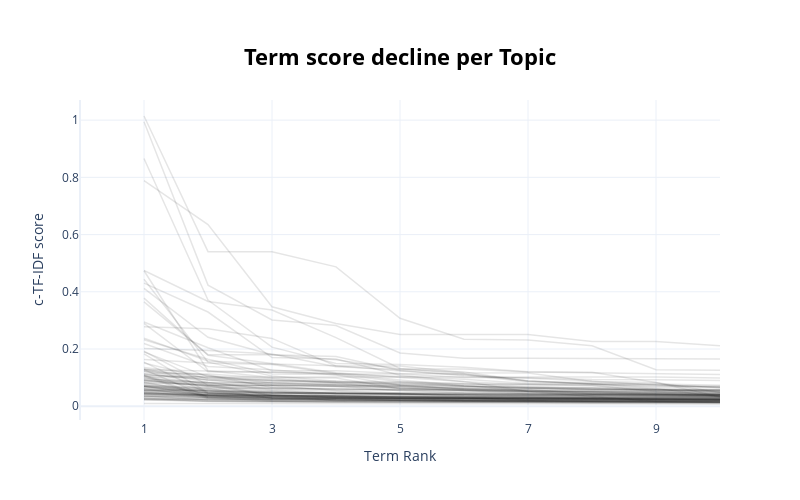

Notebook code cell kept with this figure:
### Code cell
# Visualize term rank decrease
topic_model.visualize_term_rank()

### Figure 1 — Plotly figure (JSON) as saved in the notebook; plotly's stock layout.template omitted (floating-point values rounded to 4 significant figures)
{"data": [{"hovertext": "<b>Topic -1</b>:the_and_to_it_is_this_in_for_my_ar", "line": {"color": "black", "width": 1.5}, "mode": "lines+lines", "name": "", "opacity": 0.1, "type": "scatter", "x": [1, 2, 3, 4, 5, 6, 7, 8, 9, 10], "y": [0.009557, 0.009355, 0.009284, 0.008697, 0.008096, 0.008073, 0.007914, 0.00784, 0.007837, 0.00773]}, {"hovertext": "<b>Topic 0</b>:slippers_feet_these_they_are_them_w", "line": {"color": "black", "width": 1.5}, "mode": "lines+lines", "name": "", "opacity": 0.1, "type": "scatter", "x": [1, 2, 3, 4, 5, 6, 7, 8, 9, 10], "y": [0.02378, 0.01761, 0.01612, 0.01558, 0.01537, 0.01414, 0.0134, 0.01017, 0.009927, 0.009897]}, {"hovertext": "<b>Topic 1</b>:rain_jacket_it_dry_hood_pocket_ligh", "line": {"color": "black", "width": 1.5}, "mode": "lines+lines", "name": "", "opacity": 0.1, "type": "scatter", "x": [1, 2, 3, 4, 5, 6, 7, 8, 9, 10], "y": [0.0362, 0.02078, 0.01753, 0.01398, 0.01322, 0.01281, 0.01281, 0.0124, 0.01182, 0.01174]}, {"hovertext": "<b>Topic 2</b>:medium_large_ordered_small_room_arm", "line": {"color": "black", "width": 1.5}, "mode": "lines+lines", "name": "", "opacity": 0.1, "type": "scatter", "x": [1, 2, 3, 4, 5, 6, 7, 8, 9, 10], "y": [0.03532, 0.03157, 0.01766, 0.01686, 0.01668, 0.01573, 0.01566, 0.01541, 0.01403, 0.01391]}, {"hovertext": "<b>Topic 3</b>:thanks_excellent_title_woo_ok_good_", "line": {"color": "black", "width": 1.5}, "mode": "lines+lines", "name": "", "opacity": 0.1, "type": "scatter", "x": [1, 2, 3, 4, 5, 6, 7, 8, 9, 10], "y": [0.2943, 0.2042, 0.1243, 0.1243, 0.1146, 0.1122, 0.08855, 0.07869, 0.06667, 0.06658]}, {"hovertext": "<b>Topic 4</b>:warm_comfortable_pull_very_casual_a", "line": {"color": "black", "width": 1.5}, "mode": "lines+lines", "name": "", "opacity": 0.1, "type": "scatter", "x": [1, 2, 3, 4, 5, 6, 7, 8, 9, 10], "y": [0.06042, 0.03332, 0.02615, 0.02608, 0.02007, 0.01805, 0.01793, 0.01732, 0.01709, 0.01694]}, {"hovertext": "<b>Topic 5</b>:fits_fit_great_perfect_he_good_him_", "line": {"color": "black", "width": 1.5}, "mode": "lines+lines", "name": "", "opacity": 0.1, "type": "scatter", "x": [1, 2, 3, 4, 5, 6, 7, 8, 9, 10], "y": [0.0675, 0.04634, 0.04078, 0.03158, 0.02824, 0.02611, 0.02576, 0.02536, 0.02521, 0.02481]}, {"hovertext": "<b>Topic 6</b>:shoes_pair_these_their_years_they_l", "line": {"color": "black", "width": 1.5}, "mode": "lines+lines", "name": "", "opacity": 0.1, "type": "scatter", "x": [1, 2, 3, 4, 5, 6, 7, 8, 9, 10], "y": [0.02814, 0.01664, 0.0153, 0.01483, 0.01448, 0.01444, 0.0143, 0.01409, 0.01318, 0.01288]}, {"hovertext": "<b>Topic 7</b>:shoes_shoe_pair_hype_musthave_styli", "line": {"color": "black", "width": 1.5}, "mode": "lines+lines", "name": "", "opacity": 0.1, "type": "scatter", "x": [1, 2, 3, 4, 5, 6, 7, 8, 9, 10], "y": [0.04365, 0.03956, 0.03686, 0.01991, 0.01991, 0.01759, 0.01748, 0.01736, 0.01732, 0.01706]}, {"hovertext": "<b>Topic 8</b>:talla_que_de_la_es_en_pero_el_una_l", "line": {"color": "black", "width": 1.5}, "mode": "lines+lines", "name": "", "opacity": 0.1, "type": "scatter", "x": [1, 2, 3, 4, 5, 6, 7, 8, 9, 10], "y": [0.0849, 0.07211, 0.07206, 0.06948, 0.05405, 0.05254, 0.05132, 0.05021, 0.04934, 0.04306]}, {"hovertext": "<b>Topic 9</b>:jacket_fits_quality_shrinks_suprise", "line": {"color": "black", "width": 1.5}, "mode": "lines+lines", "name": "", "opacity": 0.1, "type": "scatter", "x": [1, 2, 3, 4, 5, 6, 7, 8, 9, 10], "y": [0.06205, 0.03726, 0.02663, 0.02558, 0.02558, 0.02558, 0.02558, 0.02558, 0.0226, 0.0226]}, {"hovertext": "<b>Topic 10</b>:il_molto_di_non_per_con_che_anche_", "line": {"color": "black", "width": 1.5}, "mode": "lines+lines", "name": "", "opacity": 0.1, "type": "scatter", "x": [1, 2, 3, 4, 5, 6, 7, 8, 9, 10], "y": [0.09705, 0.08287, 0.08195, 0.07519, 0.06565, 0.05496, 0.05203, 0.05203, 0.0486, 0.04294]}, {"hovertext": "<b>Topic 11</b>:face_north_fan_quality_worth_its_e", "line": {"color": "black", "width": 1.5}, "mode": "lines+lines", "name": "", "opacity": 0.1, "type": "scatter", "x": [1, 2, 3, 4, 5, 6, 7, 8, 9, 10], "y": [0.05618, 0.05579, 0.02731, 0.02609, 0.02332, 0.02267, 0.02209, 0.02086, 0.02021, 0.01981]}, {"hovertext": "<b>Topic 12</b>:gift_christmas_loves_he_member_hus", "line": {"color": "black", "width": 1.5}, "mode": "lines+lines", "name": "", "opacity": 0.1, "type": "scatter", "x": [1, 2, 3, 4, 5, 6, 7, 8, 9, 10], "y": [0.1901, 0.1026, 0.09396, 0.08073, 0.06227, 0.05813, 0.04902, 0.04768, 0.04628, 0.04218]}, {"hovertext": "<b>Topic 13</b>:waterproof_wet_shoes_are_these_soa", "line": {"color": "black", "width": 1.5}, "mode": "lines+lines", "name": "", "opacity": 0.1, "type": "scatter", "x": [1, 2, 3, 4, 5, 6, 7, 8, 9, 10], "y": [0.0421, 0.02926, 0.02902, 0.02018, 0.01916, 0.01702, 0.01641, 0.01588, 0.01453, 0.0135]}, {"hovertext": "<b>Topic 14</b>:booties_4s_are_soles_they_grey_the", "line": {"color": "black", "width": 1.5}, "mode": "lines+lines", "name": "", "opacity": 0.1, "type": "scatter", "x": [1, 2, 3, 4, 5, 6, 7, 8, 9, 10], "y": [0.0213, 0.01712, 0.01587, 0.01458, 0.01453, 0.01395, 0.01362, 0.01335, 0.01324, 0.01315]}, {"hovertext": "<b>Topic 15</b>:flip_flops_pair_toe_flop_flipflops", "line": {"color": "black", "width": 1.5}, "mode": "lines+lines", "name": "", "opacity": 0.1, "type": "scatter", "x": [1, 2, 3, 4, 5, 6, 7, 8, 9, 10], "y": [0.07179, 0.06253, 0.02769, 0.02718, 0.02613, 0.02138, 0.02063, 0.02034, 0.01793, 0.01781]}, {"hovertext": "<b>Topic 16</b>:hiking_boots_miles_boot_trails_the", "line": {"color": "black", "width": 1.5}, "mode": "lines+lines", "name": "", "opacity": 0.1, "type": "scatter", "x": [1, 2, 3, 4, 5, 6, 7, 8, 9, 10], "y": [0.05653, 0.03933, 0.03013, 0.02547, 0.02172, 0.02116, 0.01914, 0.01848, 0.01846, 0.01791]}, {"hovertext": "<b>Topic 17</b>:product_great_reccomend_seller_tha", "line": {"color": "black", "width": 1.5}, "mode": "lines+lines", "name": "", "opacity": 0.1, "type": "scatter", "x": [1, 2, 3, 4, 5, 6, 7, 8, 9, 10], "y": [0.4736, 0.1242, 0.1005, 0.09877, 0.06073, 0.05917, 0.05574, 0.05038, 0.04547, 0.04476]}, {"hovertext": "<b>Topic 18</b>:muy_calidad_precio_cmodas_buena_ex", "line": {"color": "black", "width": 1.5}, "mode": "lines+lines", "name": "", "opacity": 0.1, "type": "scatter", "x": [1, 2, 3, 4, 5, 6, 7, 8, 9, 10], "y": [0.2019, 0.1948, 0.1824, 0.1377, 0.1286, 0.12, 0.08723, 0.07938, 0.07021, 0.07021]}, {"hovertext": "<b>Topic 19</b>:10_size_11_ordered_12_snug_up_fit_", "line": {"color": "black", "width": 1.5}, "mode": "lines+lines", "name": "", "opacity": 0.1, "type": "scatter", "x": [1, 2, 3, 4, 5, 6, 7, 8, 9, 10], "y": [0.0489, 0.04143, 0.03845, 0.0299, 0.02727, 0.02035, 0.01927, 0.01518, 0.01448, 0.01318]}, {"hovertext": "<b>Topic 20</b>:keeps_warm_perfectly_hot_blocks_fi", "line": {"color": "black", "width": 1.5}, "mode": "lines+lines", "name": "", "opacity": 0.1, "type": "scatter", "x": [1, 2, 3, 4, 5, 6, 7, 8, 9, 10], "y": [0.08091, 0.05126, 0.04751, 0.04338, 0.04252, 0.03957, 0.03716, 0.03716, 0.03512, 0.03401]}, {"hovertext": "<b>Topic 21</b>:arrived_product_time_delivery_expe", "line": {"color": "black", "width": 1.5}, "mode": "lines+lines", "name": "", "opacity": 0.1, "type": "scatter", "x": [1, 2, 3, 4, 5, 6, 7, 8, 9, 10], "y": [0.1057, 0.0782, 0.07255, 0.07238, 0.07011, 0.0608, 0.05069, 0.04266, 0.04232, 0.03716]}, {"hovertext": "<b>Topic 22</b>:die_ich_jacke_und_sie_ist_nicht_ha", "line": {"color": "black", "width": 1.5}, "mode": "lines+lines", "name": "", "opacity": 0.1, "type": "scatter", "x": [1, 2, 3, 4, 5, 6, 7, 8, 9, 10], "y": [0.1308, 0.0979, 0.08897, 0.0883, 0.07545, 0.07218, 0.05218, 0.0484, 0.04656, 0.04656]}, {"hovertext": "<b>Topic 23</b>:hat_head_small_forward_strap_adjus", "line": {"color": "black", "width": 1.5}, "mode": "lines+lines", "name": "", "opacity": 0.1, "type": "scatter", "x": [1, 2, 3, 4, 5, 6, 7, 8, 9, 10], "y": [0.09959, 0.07175, 0.0368, 0.0351, 0.03342, 0.02946, 0.02928, 0.02837, 0.02837, 0.02837]}, {"hovertext": "<b>Topic 24</b>:sleeves_velcro_zipper_the_same_vel", "line": {"color": "black", "width": 1.5}, "mode": "lines+lines", "name": "", "opacity": 0.1, "type": "scatter", "x": [1, 2, 3, 4, 5, 6, 7, 8, 9, 10], "y": [0.05127, 0.02976, 0.02735, 0.02351, 0.02051, 0.0193, 0.0193, 0.01854, 0.01854, 0.01849]}, {"hovertext": "<b>Topic 25</b>:comfortable_are_they_these_vibes_d", "line": {"color": "black", "width": 1.5}, "mode": "lines+lines", "name": "", "opacity": 0.1, "type": "scatter", "x": [1, 2, 3, 4, 5, 6, 7, 8, 9, 10], "y": [0.05413, 0.04778, 0.04017, 0.03208, 0.02765, 0.02765, 0.02691, 0.02684, 0.02665, 0.02619]}, {"hovertext": "<b>Topic 26</b>:pour_et_les_le_trs_pas_je_mon_de_t", "line": {"color": "black", "width": 1.5}, "mode": "lines+lines", "name": "", "opacity": 0.1, "type": "scatter", "x": [1, 2, 3, 4, 5, 6, 7, 8, 9, 10], "y": [0.1224, 0.1083, 0.08024, 0.07579, 0.0707, 0.0678, 0.06369, 0.05949, 0.05871, 0.05518]}, {"hovertext": "<b>Topic 27</b>:producto_muy_perfecto_el_calidad_b", "line": {"color": "black", "width": 1.5}, "mode": "lines+lines", "name": "", "opacity": 0.1, "type": "scatter", "x": [1, 2, 3, 4, 5, 6, 7, 8, 9, 10], "y": [0.2895, 0.1203, 0.1189, 0.1138, 0.1037, 0.09464, 0.07972, 0.07949, 0.07803, 0.07303]}, {"hovertext": "<b>Topic 28</b>:shirt_is_nice_90_combo_thumbs_kuhl", "line": {"color": "black", "width": 1.5}, "mode": "lines+lines", "name": "", "opacity": 0.1, "type": "scatter", "x": [1, 2, 3, 4, 5, 6, 7, 8, 9, 10], "y": [0.1278, 0.03263, 0.02886, 0.02868, 0.02729, 0.02622, 0.02534, 0.02534, 0.0224, 0.02212]}, {"hovertext": "<b>Topic 29</b>:la_es_en_el_se_que_de_foto_los_ima", "line": {"color": "black", "width": 1.5}, "mode": "lines+lines", "name": "", "opacity": 0.1, "type": "scatter", "x": [1, 2, 3, 4, 5, 6, 7, 8, 9, 10], "y": [0.1115, 0.09167, 0.08442, 0.07971, 0.07756, 0.0761, 0.07562, 0.07285, 0.05166, 0.04682]}, {"hovertext": "<b>Topic 30</b>:perfect_perfecto_superbe_sper_cond", "line": {"color": "black", "width": 1.5}, "mode": "lines+lines", "name": "", "opacity": 0.1, "type": "scatter", "x": [1, 2, 3, 4, 5, 6, 7, 8, 9, 10], "y": [0.8661, 0.371, 0.2066, 0.1495, 0.1456, 0.1363, 0.1204, 0.119, 0.08299, 0.03274]}, {"hovertext": "<b>Topic 31</b>:jacket_love_ungrateful_son_this_of", "line": {"color": "black", "width": 1.5}, "mode": "lines+lines", "name": "", "opacity": 0.1, "type": "scatter", "x": [1, 2, 3, 4, 5, 6, 7, 8, 9, 10], "y": [0.09396, 0.08313, 0.05628, 0.04429, 0.04353, 0.03367, 0.03122, 0.03122, 0.03122, 0.03122]}, {"hovertext": "<b>Topic 32</b>:love_it_like_thank_im_lot_not_you_", "line": {"color": "black", "width": 1.5}, "mode": "lines+lines", "name": "", "opacity": 0.1, "type": "scatter", "x": [1, 2, 3, 4, 5, 6, 7, 8, 9, 10], "y": [0.3779, 0.1778, 0.1496, 0.1172, 0.1007, 0.08673, 0.05162, 0.0341, 0.01686, 0.01317]}, {"hovertext": "<b>Topic 33</b>:lining_jacket_it_garment_pouch_thi", "line": {"color": "black", "width": 1.5}, "mode": "lines+lines", "name": "", "opacity": 0.1, "type": "scatter", "x": [1, 2, 3, 4, 5, 6, 7, 8, 9, 10], "y": [0.02317, 0.02128, 0.01868, 0.01838, 0.01738, 0.01719, 0.01717, 0.01628, 0.01548, 0.0152]}, {"hovertext": "<b>Topic 34</b>:hoodie_whoooa_flair_fades_ric_over", "line": {"color": "black", "width": 1.5}, "mode": "lines+lines", "name": "", "opacity": 0.1, "type": "scatter", "x": [1, 2, 3, 4, 5, 6, 7, 8, 9, 10], "y": [0.154, 0.04432, 0.04432, 0.04432, 0.04432, 0.03995, 0.03799, 0.03741, 0.03716, 0.03696]}, {"hovertext": "<b>Topic 35</b>:jacket_amazon_face_north_charged_1", "line": {"color": "black", "width": 1.5}, "mode": "lines+lines", "name": "", "opacity": 0.1, "type": "scatter", "x": [1, 2, 3, 4, 5, 6, 7, 8, 9, 10], "y": [0.02836, 0.02313, 0.02166, 0.02151, 0.02107, 0.01817, 0.01817, 0.01815, 0.01595, 0.01513]}, {"hovertext": "<b>Topic 36</b>:beanie_glasses_beanies_head_40year", "line": {"color": "black", "width": 1.5}, "mode": "lines+lines", "name": "", "opacity": 0.1, "type": "scatter", "x": [1, 2, 3, 4, 5, 6, 7, 8, 9, 10], "y": [0.1087, 0.03091, 0.03068, 0.02969, 0.02555, 0.02303, 0.02142, 0.02061, 0.02057, 0.02047]}, {"hovertext": "<b>Topic 37</b>:fabric_material_industry_dries_tho", "line": {"color": "black", "width": 1.5}, "mode": "lines+lines", "name": "", "opacity": 0.1, "type": "scatter", "x": [1, 2, 3, 4, 5, 6, 7, 8, 9, 10], "y": [0.1121, 0.09274, 0.07502, 0.06858, 0.06322, 0.05495, 0.04394, 0.04268, 0.03983, 0.03714]}, {"hovertext": "<b>Topic 38</b>:comfortable_very_design_quality_lo", "line": {"color": "black", "width": 1.5}, "mode": "lines+lines", "name": "", "opacity": 0.1, "type": "scatter", "x": [1, 2, 3, 4, 5, 6, 7, 8, 9, 10], "y": [0.1508, 0.09589, 0.09047, 0.08312, 0.07497, 0.05855, 0.05461, 0.05442, 0.05127, 0.05127]}, {"hovertext": "<b>Topic 39</b>:fit_brand_love_says_them_durable_c", "line": {"color": "black", "width": 1.5}, "mode": "lines+lines", "name": "", "opacity": 0.1, "type": "scatter", "x": [1, 2, 3, 4, 5, 6, 7, 8, 9, 10], "y": [0.05923, 0.05284, 0.0454, 0.04187, 0.04181, 0.04036, 0.04012, 0.0381, 0.03651, 0.03389]}, {"hovertext": "<b>Topic 40</b>:seen_appear_smaller_too_way_size_s", "line": {"color": "black", "width": 1.5}, "mode": "lines+lines", "name": "", "opacity": 0.1, "type": "scatter", "x": [1, 2, 3, 4, 5, 6, 7, 8, 9, 10], "y": [0.1274, 0.1236, 0.118, 0.1147, 0.09171, 0.07184, 0.06366, 0.06169, 0.05768, 0.0509]}, {"hovertext": "<b>Topic 41</b>:sitting_car_comfortable_perfect_fi", "line": {"color": "black", "width": 1.5}, "mode": "lines+lines", "name": "", "opacity": 0.1, "type": "scatter", "x": [1, 2, 3, 4, 5, 6, 7, 8, 9, 10], "y": [0.08919, 0.08134, 0.08103, 0.07217, 0.06978, 0.06207, 0.0553, 0.05254, 0.05152, 0.04853]}, {"hovertext": "<b>Topic 42</b>:size_11_they_12_slippers_im_feet_t", "line": {"color": "black", "width": 1.5}, "mode": "lines+lines", "name": "", "opacity": 0.1, "type": "scatter", "x": [1, 2, 3, 4, 5, 6, 7, 8, 9, 10], "y": [0.02668, 0.02515, 0.02222, 0.02007, 0.01856, 0.01642, 0.01584, 0.01434, 0.01428, 0.01402]}, {"hovertext": "<b>Topic 43</b>:warm_them_thought_take_off_then_wa", "line": {"color": "black", "width": 1.5}, "mode": "lines+lines", "name": "", "opacity": 0.1, "type": "scatter", "x": [1, 2, 3, 4, 5, 6, 7, 8, 9, 10], "y": [0.04185, 0.03454, 0.03205, 0.03171, 0.03056, 0.02949, 0.028, 0.02731, 0.02478, 0.02408]}, {"hovertext": "<b>Topic 44</b>:gift_picky_he_complaints_crossbody", "line": {"color": "black", "width": 1.5}, "mode": "lines+lines", "name": "", "opacity": 0.1, "type": "scatter", "x": [1, 2, 3, 4, 5, 6, 7, 8, 9, 10], "y": [0.07375, 0.06517, 0.06303, 0.05832, 0.05699, 0.05567, 0.05209, 0.04888, 0.044, 0.04192]}, {"hovertext": "<b>Topic 45</b>:jacket_keeps_think_an_give_warmth_", "line": {"color": "black", "width": 1.5}, "mode": "lines+lines", "name": "", "opacity": 0.1, "type": "scatter", "x": [1, 2, 3, 4, 5, 6, 7, 8, 9, 10], "y": [0.04747, 0.03995, 0.03504, 0.02899, 0.0269, 0.02673, 0.02633, 0.02633, 0.02633, 0.02633]}, {"hovertext": "<b>Topic 46</b>:comfy_sole_house_being_able_yellow", "line": {"color": "black", "width": 1.5}, "mode": "lines+lines", "name": "", "opacity": 0.1, "type": "scatter", "x": [1, 2, 3, 4, 5, 6, 7, 8, 9, 10], "y": [0.04807, 0.03862, 0.03109, 0.02908, 0.02778, 0.02771, 0.02771, 0.02771, 0.02637, 0.02371]}, {"hovertext": "<b>Topic 47</b>:lighter_weight_tightened_assumed_b", "line": {"color": "black", "width": 1.5}, "mode": "lines+lines", "name": "", "opacity": 0.1, "type": "scatter", "x": [1, 2, 3, 4, 5, 6, 7, 8, 9, 10], "y": [0.09151, 0.07065, 0.06537, 0.06221, 0.05582, 0.04656, 0.04358, 0.04358, 0.0412, 0.03974]}, {"hovertext": "<b>Topic 48</b>:hat_valentines_day_head_brim_timin", "line": {"color": "black", "width": 1.5}, "mode": "lines+lines", "name": "", "opacity": 0.1, "type": "scatter", "x": [1, 2, 3, 4, 5, 6, 7, 8, 9, 10], "y": [0.07626, 0.04609, 0.0329, 0.03125, 0.02711, 0.02689, 0.0263, 0.0236, 0.02344, 0.02178]}, {"hovertext": "<b>Topic 49</b>:shorts_grow_rafting_washdry_whitew", "line": {"color": "black", "width": 1.5}, "mode": "lines+lines", "name": "", "opacity": 0.1, "type": "scatter", "x": [1, 2, 3, 4, 5, 6, 7, 8, 9, 10], "y": [0.1832, 0.04742, 0.04742, 0.04742, 0.04742, 0.04512, 0.04493, 0.04334, 0.04334, 0.04067]}, {"hovertext": "<b>Topic 50</b>:cap_shallow_labeled_stretchy_class", "line": {"color": "black", "width": 1.5}, "mode": "lines+lines", "name": "", "opacity": 0.1, "type": "scatter", "x": [1, 2, 3, 4, 5, 6, 7, 8, 9, 10], "y": [0.1351, 0.1084, 0.06567, 0.05732, 0.05732, 0.05542, 0.04964, 0.04686, 0.04084, 0.04005]}, {"hovertext": "<b>Topic 51</b>:great_jacket_win_awsome_sweatpants", "line": {"color": "black", "width": 1.5}, "mode": "lines+lines", "name": "", "opacity": 0.1, "type": "scatter", "x": [1, 2, 3, 4, 5, 6, 7, 8, 9, 10], "y": [0.2782, 0.2706, 0.2371, 0.1405, 0.1405, 0.1168, 0.1162, 0.08646, 0.08297, 0.04815]}, {"hovertext": "<b>Topic 52</b>:face_north_short_body_big_lately_1", "line": {"color": "black", "width": 1.5}, "mode": "lines+lines", "name": "", "opacity": 0.1, "type": "scatter", "x": [1, 2, 3, 4, 5, 6, 7, 8, 9, 10], "y": [0.03691, 0.03666, 0.03039, 0.0299, 0.02758, 0.02612, 0.02217, 0.02217, 0.02217, 0.02214]}, {"hovertext": "<b>Topic 53</b>:loved_grandson_son_enjoy_wanted_as", "line": {"color": "black", "width": 1.5}, "mode": "lines+lines", "name": "", "opacity": 0.1, "type": "scatter", "x": [1, 2, 3, 4, 5, 6, 7, 8, 9, 10], "y": [0.2374, 0.1579, 0.1476, 0.1412, 0.1233, 0.1098, 0.08461, 0.08258, 0.0766, 0.06475]}, {"hovertext": "<b>Topic 54</b>:hat_great_love_looks_quality_acket", "line": {"color": "black", "width": 1.5}, "mode": "lines+lines", "name": "", "opacity": 0.1, "type": "scatter", "x": [1, 2, 3, 4, 5, 6, 7, 8, 9, 10], "y": [0.1921, 0.07386, 0.07131, 0.05469, 0.04652, 0.04591, 0.04469, 0.04138, 0.0396, 0.03938]}, {"hovertext": "<b>Topic 55</b>:comfortable_amazingly_very_fashion", "line": {"color": "black", "width": 1.5}, "mode": "lines+lines", "name": "", "opacity": 0.1, "type": "scatter", "x": [1, 2, 3, 4, 5, 6, 7, 8, 9, 10], "y": [0.4304, 0.3293, 0.1703, 0.1646, 0.1085, 0.08509, 0.07626, 0.07166, 0.05954, 0.05922]}, {"hovertext": "<b>Topic 56</b>:boots_mesh_walk_laces_theyre_quiet", "line": {"color": "black", "width": 1.5}, "mode": "lines+lines", "name": "", "opacity": 0.1, "type": "scatter", "x": [1, 2, 3, 4, 5, 6, 7, 8, 9, 10], "y": [0.07127, 0.03543, 0.03468, 0.0321, 0.0287, 0.02789, 0.02789, 0.02789, 0.02789, 0.02789]}, {"hovertext": "<b>Topic 57</b>:gloves_hands_weather_degree_glove_", "line": {"color": "black", "width": 1.5}, "mode": "lines+lines", "name": "", "opacity": 0.1, "type": "scatter", "x": [1, 2, 3, 4, 5, 6, 7, 8, 9, 10], "y": [0.1064, 0.05276, 0.04777, 0.04718, 0.04083, 0.03367, 0.03367, 0.03367, 0.03367, 0.03367]}, {"hovertext": "<b>Topic 58</b>:hat_hats_trucker_adjustable_head_s", "line": {"color": "black", "width": 1.5}, "mode": "lines+lines", "name": "", "opacity": 0.1, "type": "scatter", "x": [1, 2, 3, 4, 5, 6, 7, 8, 9, 10], "y": [0.07082, 0.04813, 0.03604, 0.03572, 0.03178, 0.02992, 0.02207, 0.02149, 0.0209, 0.02061]}, {"hovertext": "<b>Topic 59</b>:shell_mountain_50_hardwear_parka_t", "line": {"color": "black", "width": 1.5}, "mode": "lines+lines", "name": "", "opacity": 0.1, "type": "scatter", "x": [1, 2, 3, 4, 5, 6, 7, 8, 9, 10], "y": [0.04485, 0.03598, 0.03557, 0.03166, 0.03166, 0.02909, 0.02768, 0.02499, 0.02438, 0.02374]}, {"hovertext": "<b>Topic 60</b>:tnf_northface_made_new_beyond_famo", "line": {"color": "black", "width": 1.5}, "mode": "lines+lines", "name": "", "opacity": 0.1, "type": "scatter", "x": [1, 2, 3, 4, 5, 6, 7, 8, 9, 10], "y": [0.04151, 0.03774, 0.03593, 0.03512, 0.03142, 0.03142, 0.03142, 0.03142, 0.03142, 0.03142]}, {"hovertext": "<b>Topic 61</b>:coat_winter_marvelous_west_fierce_", "line": {"color": "black", "width": 1.5}, "mode": "lines+lines", "name": "", "opacity": 0.1, "type": "scatter", "x": [1, 2, 3, 4, 5, 6, 7, 8, 9, 10], "y": [0.1045, 0.02736, 0.02398, 0.02398, 0.02398, 0.02398, 0.02245, 0.02245, 0.02152, 0.02136]}, {"hovertext": "<b>Topic 62</b>:size_chart_measurements_matching_t", "line": {"color": "black", "width": 1.5}, "mode": "lines+lines", "name": "", "opacity": 0.1, "type": "scatter", "x": [1, 2, 3, 4, 5, 6, 7, 8, 9, 10], "y": [0.1153, 0.1124, 0.09816, 0.084, 0.08095, 0.07009, 0.06432, 0.05779, 0.05512, 0.05391]}, {"hovertext": "<b>Topic 63</b>:hat_neck_sun_brim_blue_absorbs_car", "line": {"color": "black", "width": 1.5}, "mode": "lines+lines", "name": "", "opacity": 0.1, "type": "scatter", "x": [1, 2, 3, 4, 5, 6, 7, 8, 9, 10], "y": [0.0444, 0.0378, 0.03635, 0.03503, 0.03259, 0.02896, 0.02896, 0.02896, 0.02896, 0.02896]}, {"hovertext": "<b>Topic 64</b>:quality_buy_good_well_bigger_faceb", "line": {"color": "black", "width": 1.5}, "mode": "lines+lines", "name": "", "opacity": 0.1, "type": "scatter", "x": [1, 2, 3, 4, 5, 6, 7, 8, 9, 10], "y": [0.08374, 0.04372, 0.03852, 0.03552, 0.03533, 0.02951, 0.02951, 0.02951, 0.02951, 0.02951]}, {"hovertext": "<b>Topic 65</b>:half_size_true_instead_slimmer_sma", "line": {"color": "black", "width": 1.5}, "mode": "lines+lines", "name": "", "opacity": 0.1, "type": "scatter", "x": [1, 2, 3, 4, 5, 6, 7, 8, 9, 10], "y": [0.2193, 0.1387, 0.1278, 0.1093, 0.07324, 0.0683, 0.06516, 0.06434, 0.05657, 0.05058]}, {"hovertext": "<b>Topic 66</b>:weather_underneath_light_cold_chil", "line": {"color": "black", "width": 1.5}, "mode": "lines+lines", "name": "", "opacity": 0.1, "type": "scatter", "x": [1, 2, 3, 4, 5, 6, 7, 8, 9, 10], "y": [0.0683, 0.04044, 0.03939, 0.03667, 0.0348, 0.03258, 0.02778, 0.02456, 0.02421, 0.02322]}, {"hovertext": "<b>Topic 67</b>:unacceptable_hem_pullover_septembe", "line": {"color": "black", "width": 1.5}, "mode": "lines+lines", "name": "", "opacity": 0.1, "type": "scatter", "x": [1, 2, 3, 4, 5, 6, 7, 8, 9, 10], "y": [0.06077, 0.05745, 0.05187, 0.03439, 0.03439, 0.03439, 0.03439, 0.03439, 0.03384, 0.0336]}, {"hovertext": "<b>Topic 68</b>:excelente_encanto_opcin_encanta_me", "line": {"color": "black", "width": 1.5}, "mode": "lines+lines", "name": "", "opacity": 0.1, "type": "scatter", "x": [1, 2, 3, 4, 5, 6, 7, 8, 9, 10], "y": [0.9947, 0.4234, 0.3015, 0.2822, 0.186, 0.1672, 0.1672, 0.1672, 0.1672, 0.1653]}, {"hovertext": "<b>Topic 69</b>:face_north_average_tee_their_logos", "line": {"color": "black", "width": 1.5}, "mode": "lines+lines", "name": "", "opacity": 0.1, "type": "scatter", "x": [1, 2, 3, 4, 5, 6, 7, 8, 9, 10], "y": [0.05517, 0.05479, 0.05078, 0.04404, 0.04248, 0.0405, 0.0405, 0.0405, 0.0405, 0.03944]}, {"hovertext": "<b>Topic 70</b>:gloves_hand_wrist_glove_hands_arth", "line": {"color": "black", "width": 1.5}, "mode": "lines+lines", "name": "", "opacity": 0.1, "type": "scatter", "x": [1, 2, 3, 4, 5, 6, 7, 8, 9, 10], "y": [0.08054, 0.0768, 0.0384, 0.0371, 0.03051, 0.02813, 0.02677, 0.02677, 0.02572, 0.02413]}, {"hovertext": "<b>Topic 71</b>:de_poco_la_que_un_justas_se_pero_e", "line": {"color": "black", "width": 1.5}, "mode": "lines+lines", "name": "", "opacity": 0.1, "type": "scatter", "x": [1, 2, 3, 4, 5, 6, 7, 8, 9, 10], "y": [0.1078, 0.1021, 0.0901, 0.08481, 0.08224, 0.07921, 0.06836, 0.06127, 0.05555, 0.0552]}, {"hovertext": "<b>Topic 72</b>:picture_pictured_same_sweatshirt_l", "line": {"color": "black", "width": 1.5}, "mode": "lines+lines", "name": "", "opacity": 0.1, "type": "scatter", "x": [1, 2, 3, 4, 5, 6, 7, 8, 9, 10], "y": [0.09153, 0.0678, 0.04775, 0.04654, 0.04539, 0.04539, 0.04403, 0.04367, 0.04249, 0.03663]}, {"hovertext": "<b>Topic 73</b>:hair_strands_unpleasant_someones_h", "line": {"color": "black", "width": 1.5}, "mode": "lines+lines", "name": "", "opacity": 0.1, "type": "scatter", "x": [1, 2, 3, 4, 5, 6, 7, 8, 9, 10], "y": [0.0695, 0.06215, 0.06215, 0.0597, 0.05909, 0.0577, 0.0577, 0.04328, 0.04056, 0.03886]}, {"hovertext": "<b>Topic 74</b>:expected_advertised_exactly_as_mee", "line": {"color": "black", "width": 1.5}, "mode": "lines+lines", "name": "", "opacity": 0.1, "type": "scatter", "x": [1, 2, 3, 4, 5, 6, 7, 8, 9, 10], "y": [0.4745, 0.3659, 0.3363, 0.2397, 0.1321, 0.113, 0.08915, 0.07741, 0.06232, 0.03255]}, {"hovertext": "<b>Topic 75</b>:plenty_however_pocket_warm_jacket_", "line": {"color": "black", "width": 1.5}, "mode": "lines+lines", "name": "", "opacity": 0.1, "type": "scatter", "x": [1, 2, 3, 4, 5, 6, 7, 8, 9, 10], "y": [0.03395, 0.03, 0.02832, 0.0282, 0.02612, 0.025, 0.02445, 0.02445, 0.02445, 0.02445]}, {"hovertext": "<b>Topic 76</b>:satisfied_belter_awesomeness_remar", "line": {"color": "black", "width": 1.5}, "mode": "lines+lines", "name": "", "opacity": 0.1, "type": "scatter", "x": [1, 2, 3, 4, 5, 6, 7, 8, 9, 10], "y": [1.015, 0.5403, 0.5403, 0.487, 0.3075, 0.2343, 0.2318, 0.2112, 0.1278, 0.1257]}, {"hovertext": "<b>Topic 77</b>:expected_thickness_looks_good_just", "line": {"color": "black", "width": 1.5}, "mode": "lines+lines", "name": "", "opacity": 0.1, "type": "scatter", "x": [1, 2, 3, 4, 5, 6, 7, 8, 9, 10], "y": [0.2324, 0.164, 0.1125, 0.1109, 0.0861, 0.0786, 0.07735, 0.07514, 0.07398, 0.0656]}, {"hovertext": "<b>Topic 78</b>:run_small_larger_size_order_unfort", "line": {"color": "black", "width": 1.5}, "mode": "lines+lines", "name": "", "opacity": 0.1, "type": "scatter", "x": [1, 2, 3, 4, 5, 6, 7, 8, 9, 10], "y": [0.1257, 0.08327, 0.06017, 0.05168, 0.04238, 0.03834, 0.03428, 0.03329, 0.03329, 0.03329]}, {"hovertext": "<b>Topic 79</b>:professional_retailersat_cabelas_h", "line": {"color": "black", "width": 1.5}, "mode": "lines+lines", "name": "", "opacity": 0.1, "type": "scatter", "x": [1, 2, 3, 4, 5, 6, 7, 8, 9, 10], "y": [0.1218, 0.07362, 0.07362, 0.06892, 0.0657, 0.06391, 0.06089, 0.058, 0.05621, 0.05621]}, {"hovertext": "<b>Topic 80</b>:fleece_ok_black_brighter_ur_dull_w", "line": {"color": "black", "width": 1.5}, "mode": "lines+lines", "name": "", "opacity": 0.1, "type": "scatter", "x": [1, 2, 3, 4, 5, 6, 7, 8, 9, 10], "y": [0.0684, 0.05296, 0.04619, 0.04558, 0.04231, 0.04, 0.04, 0.04, 0.03822, 0.03612]}, {"hovertext": "<b>Topic 81</b>:comfy_rip_camping_easy_want_useful", "line": {"color": "black", "width": 1.5}, "mode": "lines+lines", "name": "", "opacity": 0.1, "type": "scatter", "x": [1, 2, 3, 4, 5, 6, 7, 8, 9, 10], "y": [0.4438, 0.154, 0.106, 0.08759, 0.0851, 0.07022, 0.06635, 0.0655, 0.06055, 0.05739]}, {"hovertext": "<b>Topic 82</b>:pay_you_face_north_product_jacket_", "line": {"color": "black", "width": 1.5}, "mode": "lines+lines", "name": "", "opacity": 0.1, "type": "scatter", "x": [1, 2, 3, 4, 5, 6, 7, 8, 9, 10], "y": [0.05388, 0.04629, 0.03786, 0.0376, 0.03523, 0.03295, 0.02971, 0.02741, 0.02741, 0.02741]}, {"hovertext": "<b>Topic 83</b>:create_shoes_bar_could_sweat_these", "line": {"color": "black", "width": 1.5}, "mode": "lines+lines", "name": "", "opacity": 0.1, "type": "scatter", "x": [1, 2, 3, 4, 5, 6, 7, 8, 9, 10], "y": [0.02475, 0.02384, 0.02274, 0.02249, 0.02076, 0.01735, 0.01697, 0.01656, 0.01635, 0.01552]}, {"hovertext": "<b>Topic 84</b>:thin_tail_dislike_kinda_its_nordst", "line": {"color": "black", "width": 1.5}, "mode": "lines+lines", "name": "", "opacity": 0.1, "type": "scatter", "x": [1, 2, 3, 4, 5, 6, 7, 8, 9, 10], "y": [0.08857, 0.07074, 0.05401, 0.04466, 0.04353, 0.03924, 0.03924, 0.03924, 0.03924, 0.03924]}, {"hovertext": "<b>Topic 85</b>:bien_tres_muy_todo_trss_moche_conf", "line": {"color": "black", "width": 1.5}, "mode": "lines+lines", "name": "", "opacity": 0.1, "type": "scatter", "x": [1, 2, 3, 4, 5, 6, 7, 8, 9, 10], "y": [0.7886, 0.635, 0.3475, 0.2889, 0.2508, 0.2508, 0.2508, 0.2261, 0.2261, 0.2117]}, {"hovertext": "<b>Topic 86</b>:color_205_heads_think_cute_nice_re", "line": {"color": "black", "width": 1.5}, "mode": "lines+lines", "name": "", "opacity": 0.1, "type": "scatter", "x": [1, 2, 3, 4, 5, 6, 7, 8, 9, 10], "y": [0.1629, 0.1514, 0.1454, 0.1131, 0.1129, 0.1001, 0.09968, 0.09318, 0.09247, 0.08999]}, {"hovertext": "<b>Topic 87</b>:waterproof_advertised_hella_change", "line": {"color": "black", "width": 1.5}, "mode": "lines+lines", "name": "", "opacity": 0.1, "type": "scatter", "x": [1, 2, 3, 4, 5, 6, 7, 8, 9, 10], "y": [0.1289, 0.08984, 0.07583, 0.07583, 0.07098, 0.06088, 0.06088, 0.05789, 0.05709, 0.05664]}, {"hovertext": "<b>Topic 88</b>:111_ultra_better_old_11_shoe_desig", "line": {"color": "black", "width": 1.5}, "mode": "lines+lines", "name": "", "opacity": 0.1, "type": "scatter", "x": [1, 2, 3, 4, 5, 6, 7, 8, 9, 10], "y": [0.04629, 0.03761, 0.02138, 0.02022, 0.01942, 0.01901, 0.01892, 0.01776, 0.01618, 0.01587]}, {"hovertext": "<b>Topic 89</b>:quality_excelent_originals_approve", "line": {"color": "black", "width": 1.5}, "mode": "lines+lines", "name": "", "opacity": 0.1, "type": "scatter", "x": [1, 2, 3, 4, 5, 6, 7, 8, 9, 10], "y": [0.365, 0.1801, 0.1801, 0.1623, 0.1303, 0.1298, 0.1198, 0.1175, 0.1127, 0.1109]}, {"hovertext": "<b>Topic 90</b>:parent_vocal_woke_bud_participate_", "line": {"color": "black", "width": 1.5}, "mode": "lines+lines", "name": "", "opacity": 0.1, "type": "scatter", "x": [1, 2, 3, 4, 5, 6, 7, 8, 9, 10], "y": [0.1025, 0.1025, 0.1025, 0.1025, 0.1025, 0.1025, 0.1025, 0.1025, 0.1025, 0.09851]}, {"hovertext": "<b>Topic 91</b>:adhesive_logo_hat_off_north_letter", "line": {"color": "black", "width": 1.5}, "mode": "lines+lines", "name": "", "opacity": 0.1, "type": "scatter", "x": [1, 2, 3, 4, 5, 6, 7, 8, 9, 10], "y": [0.06815, 0.05947, 0.04501, 0.04463, 0.04058, 0.03857, 0.03857, 0.03857, 0.03857, 0.03857]}, {"hovertext": "<b>Topic 92</b>:jacket_patagonia_chile_apex_bionic", "line": {"color": "black", "width": 1.5}, "mode": "lines+lines", "name": "", "opacity": 0.1, "type": "scatter", "x": [1, 2, 3, 4, 5, 6, 7, 8, 9, 10], "y": [0.03312, 0.02906, 0.02281, 0.02227, 0.02179, 0.02179, 0.02179, 0.02136, 0.02026, 0.01975]}, {"hovertext": "<b>Topic 93</b>:price_high_little_cheap_penny_valu", "line": {"color": "black", "width": 1.5}, "mode": "lines+lines", "name": "", "opacity": 0.1, "type": "scatter", "x": [1, 2, 3, 4, 5, 6, 7, 8, 9, 10], "y": [0.4117, 0.2411, 0.1799, 0.1737, 0.1247, 0.1064, 0.09751, 0.08843, 0.07294, 0.06815]}], "layout": {"height": 500, "hoverlabel": {"bgcolor": "white", "font": {"family": "Rockwell", "size": 16}}, "showlegend": false, "title": {"font": {"color": "Black", "size": 22}, "text": "<b>Term score decline per Topic</b>", "x": 0.5, "xanchor": "center", "y": 0.9, "yanchor": "top"}, "width": 800, "xaxis": {"dtick": 2, "range": [0, 10], "tick0": 1, "title": {"text": "Term Rank"}}, "yaxis": {"title": {"text": "c-TF-IDF score"}}}}
